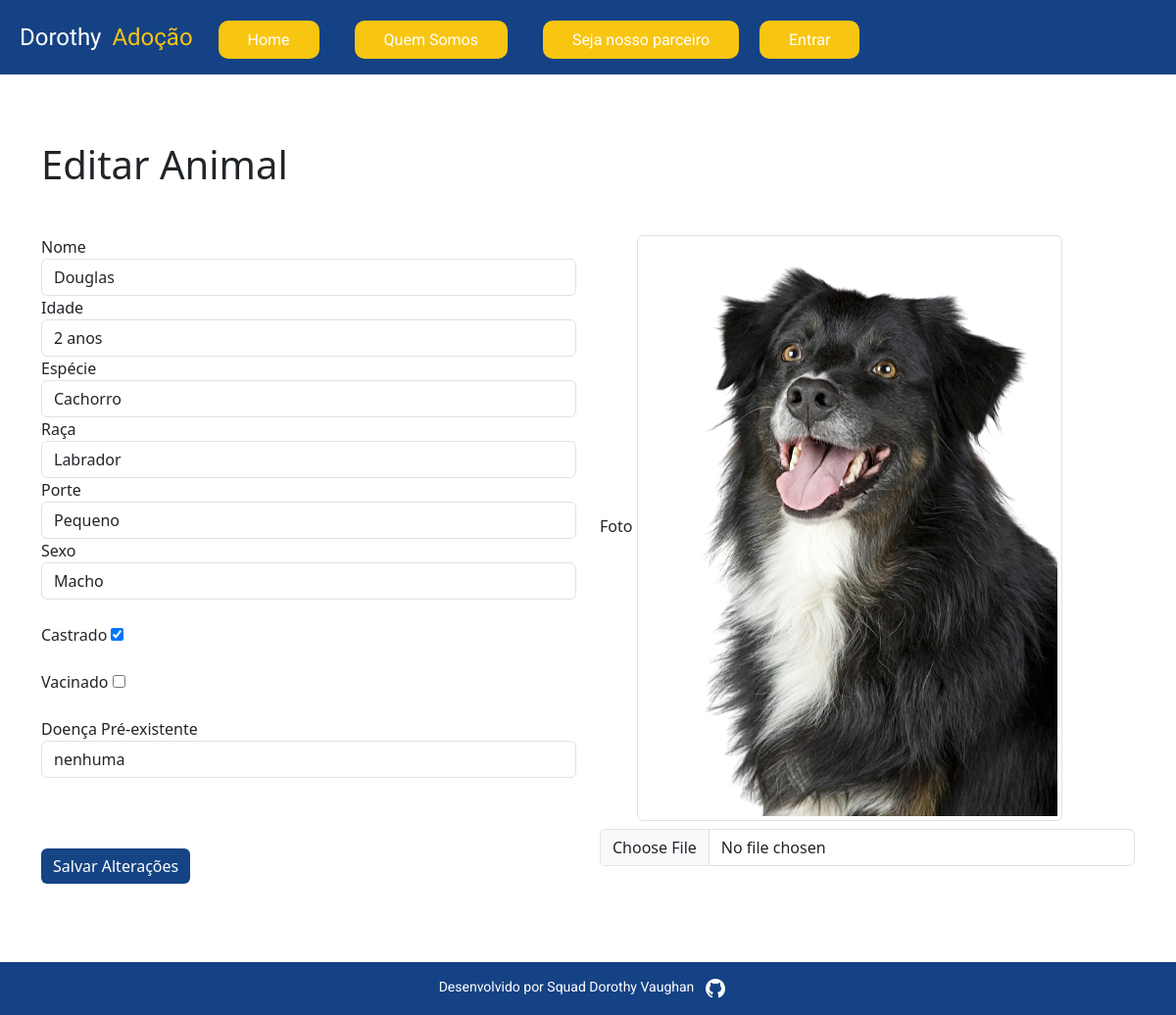
/editar_animal/385ddda9-1d91-4804-baed-67f535154c0e/ (signed in), run on the app's committed database.
### cadastro_animal/models.py (models this page shows, shortened)
class Animal(models.Model):
    id = models.CharField(max_length=10, primary_key=True ,editable=False)
    nome = models.CharField(max_length=50)
    idade = models.CharField(max_length=20)
    foto = models.ImageField()
    especie_choices = [
        ('cachorro', 'Cachorro'),
        ('gato', 'Gato'),
    ]
    especie = models.CharField(max_length=10, null=True ,choices=especie_choices)
    raca = models.CharField(max_length=20, null=True )
    porte = models.CharField(max_length=10, null=True )
    sexo_choices = [
        ('macho', 'Macho'),
        ('femea', 'Femea'),
    ]
    sexo = models.CharField(max_length=10, choices=sexo_choices, null=True )
    castrado = models.BooleanField(default=False)
    vacinado = models.BooleanField(default=False)
    doencas_existentes = models.TextField(blank=True) #Pode ser deixado em branco
    adotado = models.BooleanField(default=False)
    data = models.DateTimeField(default=datetime.now)
    class Meta: # Alterando o nome das bases dentro do admin
        verbose_name = 'Cadastro de animais' # Nome do formulario'

### usuarios/views.py (the view)
# urls.py: path('editar_animal/<uuid:animal_id>/',editar_animal,name='editar_animal')
def editar_animal(request, animal_id):
    if request.user.is_authenticated:
        animal = get_object_or_404(Animal, id=animal_id)
    if request.method == 'POST':
        form = AnimalForm(request.POST, request.FILES, instance=animal)
        if form.is_valid():
            form.save()
            logger.info('Formulário válido. Salvando alterações.')
            return redirect('pagina_apos_login')
        else:
            logger.error('Formulário inválido: %s', form.errors)
    else:
        form = AnimalForm(instance=animal)
    return render(request, 'editar_animal.html', {'form': form})

### cadastro_animal/forms.py
class AnimalForm(forms.ModelForm):
    class Meta:
        model = Animal
        exclude = ['id','data', 'adotado']

### usuarios/templates/editar_animal.html (shortened to what this page needs)
{% extends 'base.html' %}
{% load static %}
{% block content %}
    <div class="container">
        <h1 class="mt-5 mb-5">Editar Animal</h1>
        <form method="POST" enctype="multipart/form-data" class="row">
            <div class="col-md-6">
                <div class="form-group">
                    <label for="id_nome">Nome</label>
                    <input type="text" class="form-control" id="id_nome" name="nome" value="{{ form.instance.nome }}">
                </div>
                <div class="form-group">
                    <label for="id_idade">Idade</label>
                    <input type="text" class="form-control" id="id_idade" name="idade" value="{{ form.instance.idade }}">
                </div>
                <div class="form-group">
                    <label for="id_especie">Espécie</label>
                    <select class="form-control" id="id_especie" name="especie">
                        {% for especie in form.fields.especie.choices %}
                            <option value="{{ especie.0 }}" {% if especie.0 == form.instance.especie %} selected {% endif %}>{{ especie.1 }}</option>
                        {% endfor %}
                    </select>
                </div>
                <div class="form-group">
                    <label for="id_raca">Raça</label>
                    <input type="text" class="form-control" id="id_raca" name="raca" value="{{ form.instance.raca }}">
                </div>
                <div class="form-group">
                    <label for="id_porte">Porte</label>
                    <select class="form-control" id="id_porte" name="porte">
                        <option value="P" {% if form.instance.porte == 'P' %} selected {% endif %}>Pequeno</option>
                    </select>
                </div>
                <div class="form-group">
                    <label for="id_sexo">Sexo</label>
                    <select class="form-control" id="id_sexo" name="sexo">
                        <option value="macho" {% if form.instance.sexo == 'macho' %} selected {% endif %}>Macho</option>
                    </select>
                </div>
                <br>
                <div class="form-group">
                    <label for="id_castrado">Castrado</label>
                    <input type="checkbox" id="id_castrado" name="castrado" {% if form.instance.castrado %} checked {% endif %}>
                </div>
                <br>
                <div class="form-group">
                    <label for="id_vacinado">Vacinado</label>
                    <input type="checkbox" id="id_vacinado" name="vacinado" {% if form.instance.vacinado %} checked {% endif %}>
                </div>
                <br>
                <div class="form-group">
                    <label for="id_doencas_existentes">Doença Pré-existente</label>
                    <input type="text" class="form-control" id="id_doencas_existentes" name="doencas_existentes" value="{{ form.instance.doencas_existentes }}">
                </div>
                <br>
                <br>
                <br>
                <div class="form-group">
                    <button type="submit" class="btn btn-primary">Salvar Alterações</button>
                </div>
            </div>
            <div class="col-md-6">
                <div class="form-group">
                    <label for="id_foto">Foto</label>
                    {% if form.instance.foto %}
                        <img src="{{ form.instance.foto.url }}" class="img-thumbnail" alt="Foto do animal">
                    {% endif %}
                    <input type="file" class="form-control mt-2" id="id_foto" name="foto">
                </div>
            </div>
        </form>
    </div>
{% endblock %}

### cadastro_animal/static/css/var.css (style rules this page uses)
:root { --color-yellow: #f8c511; --color-white: #fff; --color-gray: #727272; --color-blue: #144484; --color-blue-dark: rgb(30, 9, 162); --color-light-gray: #ccc; --color-snow: #fffafa; --color-bgCard: #f8f9fa; --color-blueLight: #dee2e6; --color-red: #dc3545; --font-Radley: "Radley", serif; --font-Noto: "Noto Sans", sans-serif; --effect-radial-gradient: radial-gradient( 49% 81% at 45% 47%, #ffe20345 0%, #073aff00 100% ), radial-gradient(113% 91% at 17% -2%, #ff5a00ff 1%, #ff000000 99%), radial-gradient(142% 91% at 83% 7%, #ffdb00ff 1%, #ff000000 99%), radial-gradient(142% 91% at -6% 74%, #ff0049ff 1%, #ff000000 99%), radial-gradient(142% 91% at 111% 84%, #ffdb00ff 0%, #ffdb00ff 100%); --effect-radial-gradient-yellow: radial-gradient( 49% 81% at 45% 47%, #ffe20345 0%, #073aff00 100% ), radial-gradient(142% 91% at 83% 7%, #ffdb00ff 1%, #ff000000 99%), radial-gradient(142% 91% at 111% 84%, #ffdb00ff 0%, #ffdb00ff 100%); --effect-shadow: 5px 5px 10px 10px rgba(0, 0, 0, 0.1); }

### cadastro_animal/static/css/quemsomos.css (style rules this page uses)
.container { padding-top: 20px; padding-bottom: 20px; }

### usuarios/static/css/login.css (style rules this page uses)
body { margin: 0; padding: 0; height: 100%; position: relative; }

### usuarios/static/css/pagina_apos_login.css (style rules this page uses)
.btn { background-color: var(--color-blue); border: none; }

### data on the page
Animal: nome "Douglas", idade "2 anos", especie "Cachorro", raca "Labrador", porte "Pequeno", sexo "Macho", castrado "☑", doencas_existentes "nenhuma", instance.foto (picture)
